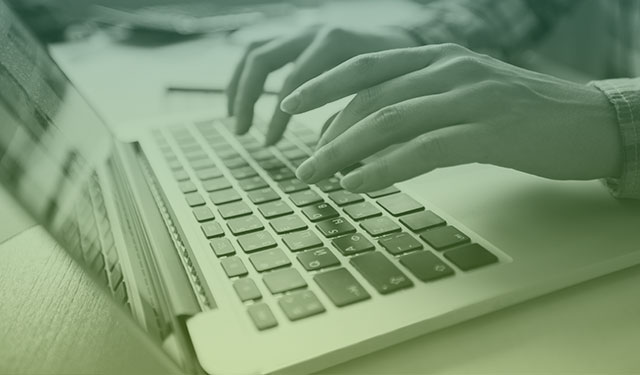
#> input picture imagens/blog-03.10.jpg, 640 x 375 px
$ python aula04-filters.py imagens/blog-03.10.jpg
#> lines starting #> are read from the running program, lines starting #| are printed output that depends on the picture
import numpy as np
import cv2
import sys
from matplotlib import pyplot as plt

# img = cv2.imread('./imagens/blog-03.10.jpg')

filename = sys.argv[1]

img = cv2.imread(filename)
#> img is the input picture: shape (375, 640, 3); mean B, G, R 115.4, 148.9, 124.9

#media 5x5
avg_blur = cv2.blur(img,(5,5))
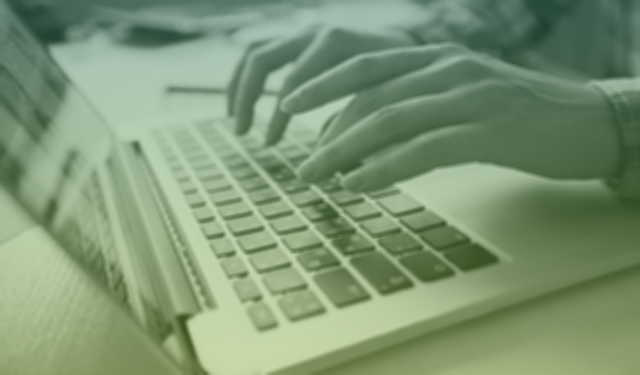
#> avg_blur: shape (375, 640, 3); mean B, G, R 115.4, 148.9, 124.9

#gaussian
gaussian_blur = cv2.GaussianBlur(img,(5,5),1)

#mediana
median_blur = cv2.medianBlur(img,5)

#bilateral
bilateral_blur = cv2.bilateralFilter(img,9,100,100)

#custom kernel (media 3x3)
kernel = np.float32([[1,1,1],[1,1,1],[1,1,1]])/9
custom = cv2.filter2D(img,-1,kernel)


plt.subplot(231),plt.imshow(img),plt.title('Original')
plt.xticks([]), plt.yticks([])
plt.subplot(232),plt.imshow(avg_blur),plt.title('Media')
plt.xticks([]), plt.yticks([])
plt.subplot(233),plt.imshow(gaussian_blur),plt.title('gaussian')
plt.xticks([]), plt.yticks([])
plt.subplot(234),plt.imshow(median_blur),plt.title('mediana')
plt.xticks([]), plt.yticks([])
plt.subplot(235),plt.imshow(bilateral_blur),plt.title('bilateral')
plt.xticks([]), plt.yticks([])
plt.subplot(236),plt.imshow(custom),plt.title('custom')
plt.xticks([]), plt.yticks([])

plt.show()
#> figure, not shown here; B, G, R data is drawn as R, G, B

$ run again, with imagens/anywhere-rize.jpg copied over imagens/blog-03.10.jpg
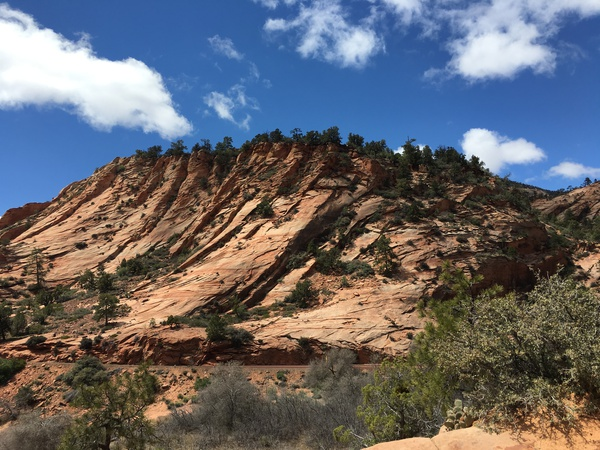
#> input picture imagens/anywhere-rize.jpg, 600 x 450 px
#> img is the input picture: shape (450, 600, 3); mean B, G, R 107.9, 102.7, 102.9
#> `avg_blur = cv2.blur(img,(5,5))`:
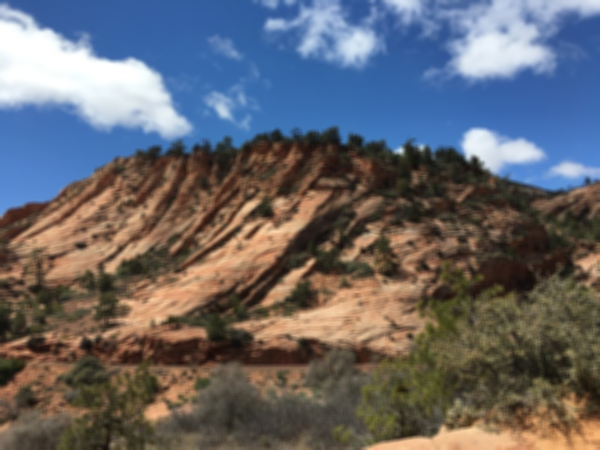
#> avg_blur: shape (450, 600, 3); mean B, G, R 107.8, 102.7, 102.9
